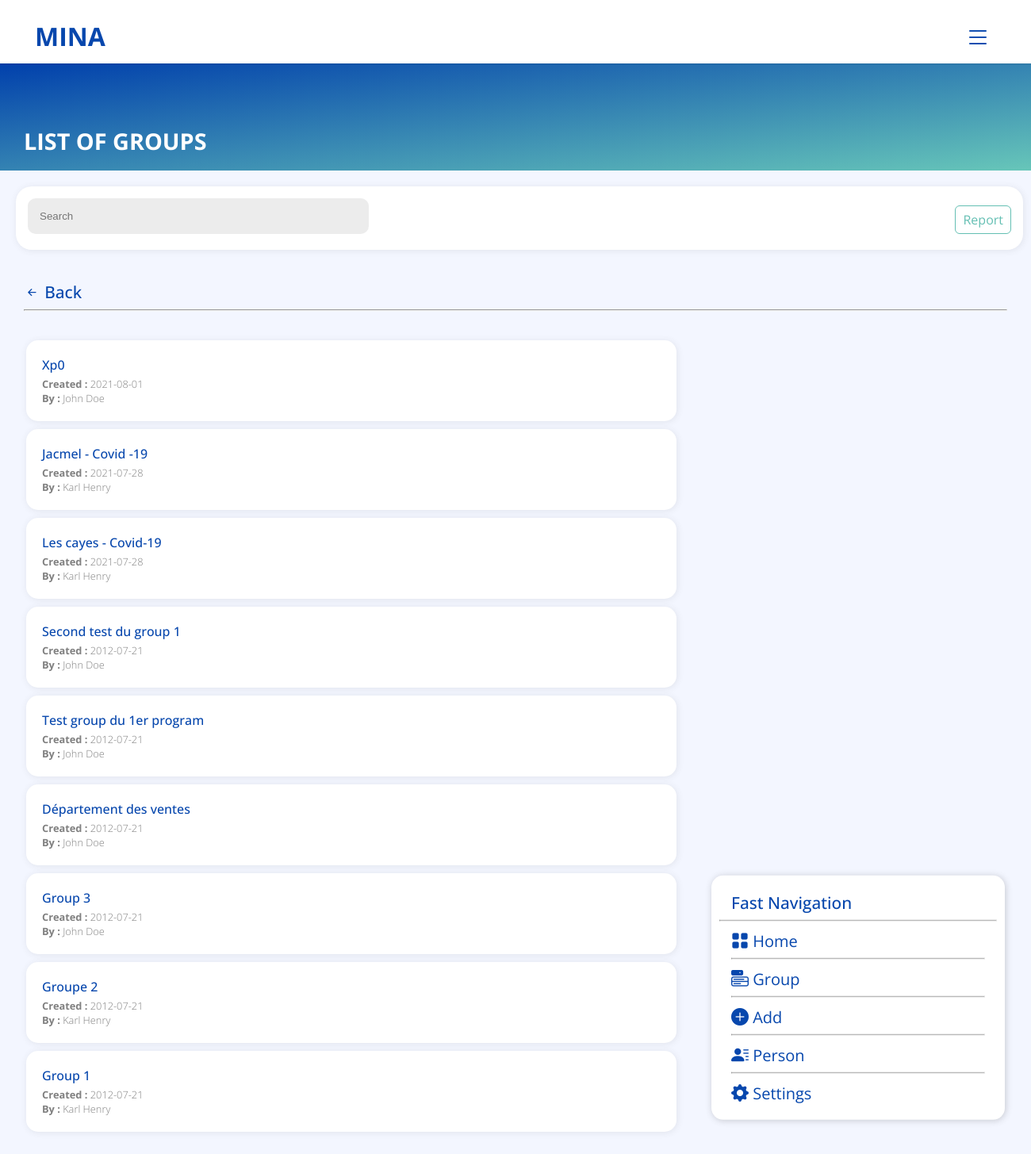
Screenshot of /View/list-group.php (signed in) with the database file from the repository.
### tables this page shows
CREATE TABLE `entreprise` (
  `id_ent` int NOT NULL,
  `code_entreprise` varchar(50) NOT NULL,
  `nom_entreprise` varchar(100) NOT NULL,
  `date_creation` date NOT NULL,
  `date_expiration` date NOT NULL,
  `statut_id` int NOT NULL
);

CREATE TABLE `groupe` (
  `id_group` int NOT NULL,
  `nom_groupe` varchar(50) NOT NULL,
  `description` varchar(100) NOT NULL,
  `date_creation` date NOT NULL,
  `date_expiration` date NOT NULL,
  `id_program` int NOT NULL,
  `code_user` int NOT NULL
);

CREATE TABLE `users` (
  `code_user` int NOT NULL,
  `nom` varchar(50) NOT NULL,
  `prenom` varchar(50) NOT NULL,
  `email` varchar(50) NOT NULL,
  `password` varchar(255) NOT NULL,
  `adresse` varchar(100) NOT NULL,
  `telephone_1` varchar(20) NOT NULL,
  `telephone_2` varchar(20) NOT NULL,
  `code_entreprise` varchar(50) NOT NULL,
  `id_role` int NOT NULL,
  `id_statut` int NOT NULL
);

### View/list-group.php (the view, shortened to what this page needs)
<!Doctype html>
<html>
<head>
    <link rel="stylesheet" href="css/style.css">
    <link rel="stylesheet" type="text/css" href="css/main.css">
    <link rel="stylesheet" href="https://cdn.jsdelivr.net/npm/bootstrap-icons@1.5.0/font/bootstrap-icons.css">
</head>
<body class="body">
    <?php
    include_once('header.php');
    ?>
    <div class="header-content">
        <?php
        echo '<div class="title">List of groups</div>';
        ?>
    </div>
    <div class="second-part-content">
        <div class="search">
            <div class="custom-container">
                <form action="" method="post" class="">
                    <input type="text" name="searchAll" id="" placeholder="Search" class="search-main">
                </form>
            </div>
            <div class="link">
                <ul>
                    <?php
                    if (isset($_SESSION["role"]) && $_SESSION["role"] === 3 || $_SESSION["role"] === 2) {
                        echo '<li>';
                        echo '</li> <li><a href="report.php" class="btn btn-outline-muted">Report</a></li>';
                    } elseif (isset($_SESSION["role"]) && $_SESSION["role"] === 1) {
                        echo '<li><a href="report.php" class="btn btn-outline-muted">Report</a></li>';
                    }
                    ?>
                </ul>
            </div>
        </div>
    </div>
    <div class="third-part-content">
        <div class="container mt-3">
            <span class="title-page-list">
                <a href="index.php">
                    <i class="bi bi-arrow-left-short"></i> <span class="align-items"></span> Back
                </a>
                <hr>
            </span>
            <div class="list-content mt-3 mb-5">
                <?php
                if (isset($_POST["searchAll"])) {
                    $nom_group = $_POST["searchAll"];
                    $code_entreprise = $_SESSION["code_entreprise"];
                    $query = "SELECT * FROM program, groupe, users WHERE nom_groupe LIKE '%$nom_group%' AND program.id_program = groupe.id_program AND users.code_user = groupe.code_user ORDER BY nom_groupe DESC";
                    $result = $conn->query($query);
                    if (mysqli_num_rows($result) > 0) {
                        while ($row = mysqli_fetch_assoc($result)) {
                            echo '<a href="group.php?group-details=' . $row["id_group"] . '" class="nav-link">
                            <div class="bg-white">
                                <div class="group-name-and-details">
                                    <div class="group-name">' . $row["nom_groupe"] . '</div>
                                    <div class="group-details">
                                        <b>Created : </b>' . $row["date_creation"] . ' <br>
                                        <b>By : </b>' . $row["nom"] . ' ' . $row["prenom"] . '</div>
                                    </div>';
                            echo '</div>
                        </a>';
                        }
                    } else {
                        echo '<div class="bg-white">
                        <div class="group-name-and-details">
                            <div class="group-name">There is no group with this name...</div>
                            <div class="group-details">Please create a new group !</div>
                        </div>
                    </div>';
                    }
                } else {
                    $code_entreprise = $_SESSION["code_entreprise"];
                    $query = "SELECT * FROM entreprise, program, groupe, users WHERE users.code_entreprise = '$code_entreprise' AND entreprise.code_entreprise = '$code_entreprise' AND program.code_entreprise = '$code_entreprise' AND program.id_program = groupe.id_program AND users.code_user = groupe.code_user ORDER BY groupe.id_group DESC";
                    $result = $conn->query($query);
                    if (mysqli_num_rows($result) > 0) {
                        while ($row = mysqli_fetch_assoc($result)) {
                            echo '<a href="group.php?group-details=' . $row["id_group"] . '" class="nav-link">
                            <div class="bg-white">
                                <div class="group-name-and-details">
                                    <div class="group-name">' . $row["nom_groupe"] . '</div>
                                    <div class="group-details">
                                        <b>Created : </b>' . $row["date_creation"] . ' <br>
                                        <b>By : </b>' . $row["nom"] . ' ' . $row["prenom"] . '</div>
                                    </div>';
                            echo '</div>
                        </a>';
                        }
                    }
                }
                include_once('sidebar.php');
                ?>
            </div>
        </div>
    </div>
    <?php
    include_once("footer.php");
    ?>
</body>
</html>

### View/css/style.css (style rules this page uses)
:root { --background-color: #F3F6FF; --white: #FFF; --gray: rgba(128, 128, 128, 0.863); --primary: #0747AD; --secondary: #8d9da1; --muted: #64BFB3; --bg-light-gray: rgb(252, 252, 252); --red: rgb(180, 12, 0); }
.container { padding: 0 30px; }
a { text-decoration: none; -webkit-tap-highlight-color: transparent; }
body, .body { background-color: var(--background-color); padding: 0; margin: 0; font-family: 'Open Sans', sans-serif; }
.header-content { background-image: linear-gradient(to bottom right, rgb(1, 64, 172), rgb(103, 198, 185)); height: auto; width: 100%; color: var(--white); padding: 18px 0; margin-top:80px; position: unset; }
.title, .subtitle { margin: 0 30px; width: auto; }
.title { font-size: 1.8rem; font-weight: bold; margin-top: 60px; text-transform: uppercase; width: auto; }
.second-part-content { margin: 20px; padding: 15px; height: 50px; width: 1240px; background-color: var(--white); box-shadow: 1px 1px 8px rgba(65, 65, 65, 0.1); border-radius: 20px; }
.custom-container { float: left; }
.search-main { height: 45px; width: 400px; background-color: rgba(206, 206, 206, 0.384); border-style: none; border-radius: 10px; padding: 0 15px; -webkit-tap-highlight-color: transparent; }
.nav-link { color: inherit; text-decoration: none !important; -webkit-tap-highlight-color: transparent; }
.link { position: unset; float: right; }
.link ul li { list-style: none; display: inline-block; }
.btn { background-color: none; padding: 6px 9px; text-decoration: none; padding: 6px 9px; border-radius: 6px; }
.btn-outline-muted { border: 1px solid var(--muted); color: var(--muted); }
.mt-3 { margin-top: 3%; }
.mb-5 { margin-bottom: 100px; }
.title-page-list a { color: var(--primary); font-weight: 500; font-size: 1.3rem; }
.list-content { padding: 0 3px; }
.bg-white { height: auto; width: 800px; border-radius: 15px; box-shadow: 1px 1px 8px rgba(65, 65, 65, 0.1); background-color: var(--white); padding: 20px 10px; margin-bottom: 10px; }
.name, .group-name { font-weight: 500; color: var(--primary); margin-bottom: 4px; width: max-content; }
.group-name-and-details { position: unset; margin-top: 0; margin-left: 10px; }
.group-details { font-weight: lighter; font-size: 0.8rem; color: gray; }

### rows the page displays
entreprise: groupe.nom_groupe "Xp0", groupe.date_creation "2021-08-01", users.nom "John", users.prenom "Doe", groupe.nom_groupe "Jacmel - Covid -19", groupe.date_creation "2021-07-28", users.nom "Karl", users.prenom "Henry", groupe.nom_groupe "Les cayes - Covid-19", groupe.nom_groupe "Second test du group 1", groupe.date_creation "2012-07-21", groupe.nom_groupe "Test group du 1er program", groupe.nom_groupe "Département des ventes", groupe.nom_groupe "Group 3", groupe.nom_groupe "Groupe 2", groupe.nom_groupe "Group 1"
